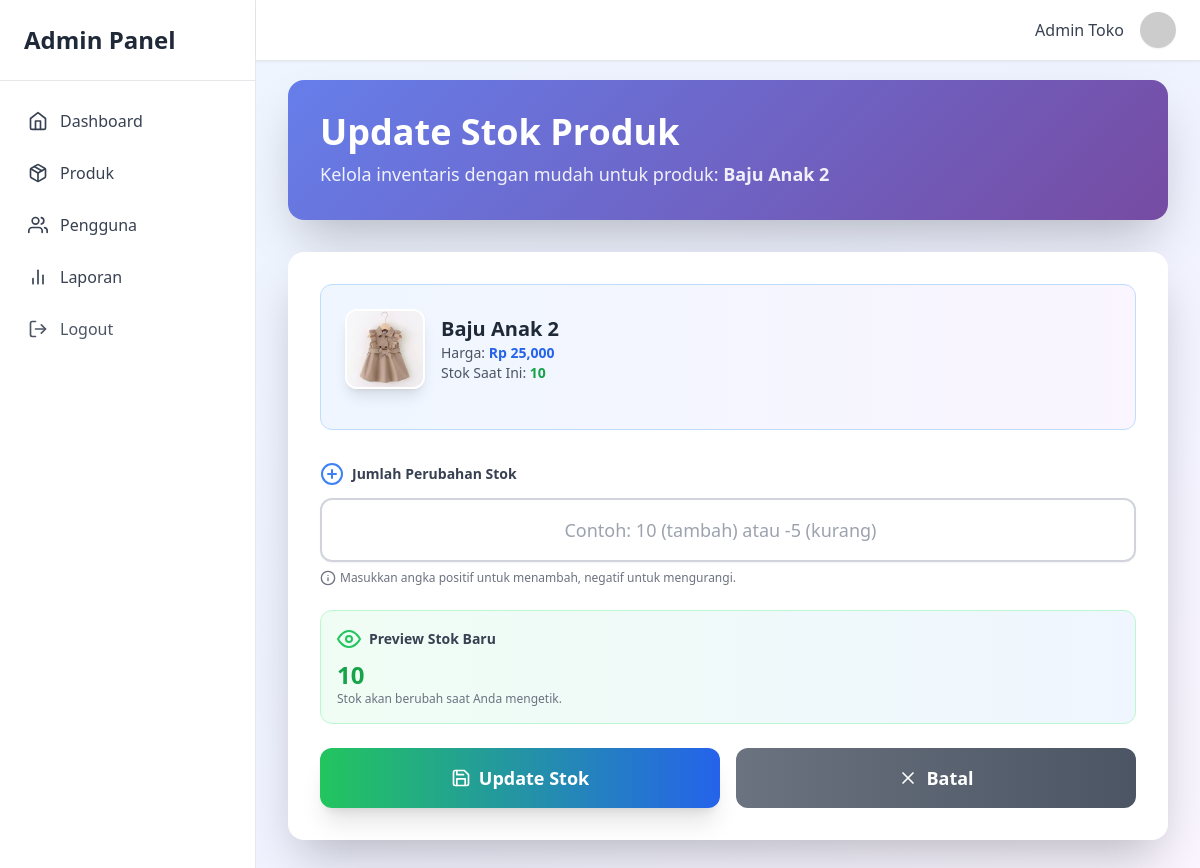
Screenshot of /dashboard/products/edit-stock/6 (signed in) with the database file from the repository.
### tables this page shows
CREATE TABLE `products` (
  `id` int(11) NOT NULL,
  `name` varchar(150) NOT NULL,
  `price` int(11) NOT NULL,
  `stock` int(11) NOT NULL,
  `image` varchar(255) DEFAULT NULL,
  `is_deleted` tinyint(1) DEFAULT 0,
  `created_at` datetime DEFAULT current_timestamp(),
  `updated_at` datetime DEFAULT current_timestamp() ON UPDATE current_timestamp()
);

### dashboard/products/logic/update-stock.php (called while the page is built, shortened)
<?php
include "../../../include/conn.php";
$id = isset($_GET['id']) ? (int)$_GET['id'] : 0;
$query = $conn->prepare("SELECT * FROM products WHERE id = ?");
$query->bind_param("i", $id);
$query->execute();
$result = $query->get_result();
$product = $result->fetch_assoc();

### dashboard/products/ui/edit-stock.php (the view, shortened to what this page needs)
<!DOCTYPE html>
<html lang="en">
<head>
  <script src="https://cdn.tailwindcss.com"></script>
  <?php include "../logic/update-stock.php"; ?>
</head>
<body class="bg-gradient-to-br from-blue-50 via-indigo-50 to-purple-50 min-h-screen">
  <?php include "../../../include/layouts/sidebar.php"; ?>
  <?php include "../../../include/layouts/header.php"; ?>
  <div class="ml-64 pt-20 p-8">
    <div class="gradient-bg text-white p-8 rounded-2xl shadow-2xl mb-8 fade-in">
      <h1 class="text-4xl font-bold mb-2 flex items-center gap-3">
        Update Stok Produk
      </h1>
      <p class="text-lg opacity-90">Kelola inventaris dengan mudah untuk produk: <strong><?php echo htmlspecialchars($product['name']); ?></strong></p>
    </div>
    <div class="bg-white p-8 rounded-2xl shadow-2xl card-hover max-w-full mx-auto bounce-in">
      <form method="POST" id="stockForm">
        <div class="mb-8 bg-gradient-to-r from-blue-50 to-purple-50 p-6 rounded-xl border border-blue-200">
          <div class="flex items-center gap-4 mb-4">
            <?php if ($product['image'] && file_exists($_SERVER['DOCUMENT_ROOT'] . '/toko-daffsha-kids/' . $product['image'])): ?>
              <img src="<?php echo $product['image']; ?>" alt="<?php echo $product['name']; ?>" class="w-20 h-20 object-cover rounded-xl border-2 border-white shadow-lg">
            <?php else: ?>
              <div class="w-20 h-20 bg-gradient-to-br from-gray-100 to-gray-200 rounded-xl border-2 border-white shadow-lg flex items-center justify-center text-2xl">📦</div>
            <?php endif; ?>
            <div>
              <h3 class="font-bold text-gray-800 text-xl"><?php echo htmlspecialchars($product['name']); ?></h3>
              <p class="text-sm text-gray-600">Harga: <span class="font-semibold text-blue-600">Rp <?php echo number_format($product['price']); ?></span></p>
              <p class="text-sm text-gray-600">Stok Saat Ini: <span class="font-semibold text-green-600" id="currentStock"><?php echo $product['stock']; ?></span></p>
            </div>
          </div>
        </div>
        <div class="mb-6">
          <label class="block text-sm font-semibold text-gray-700 mb-3 flex items-center gap-2">
            <i data-feather="plus-circle" class="text-blue-500"></i> Jumlah Perubahan Stok
          </label>
          <input type="number" name="stock_change" id="stockChange" placeholder="Contoh: 10 (tambah) atau -5 (kurang)" required
            class="w-full outline-none p-4 border-2 border-gray-300 rounded-xl focus:ring-4 focus:ring-blue-300 focus:border-blue-500 transition-all text-center text-lg font-medium shadow-sm">
          <p class="text-xs text-gray-500 mt-2 flex items-center gap-1">
            <i data-feather="info" class="w-4 h-4"></i> Masukkan angka positif untuk menambah, negatif untuk mengurangi.
          </p>
        </div>
        <div class="mb-6 p-4 bg-gradient-to-r from-green-50 to-blue-50 rounded-xl border border-green-200">
          <p class="text-sm font-semibold text-gray-700 mb-2 flex items-center gap-2">
            <i data-feather="eye" class="text-green-500"></i> Preview Stok Baru
          </p>
          <p class="text-2xl font-bold text-green-600" id="newStock"><?php echo $product['stock']; ?></p>
          <p class="text-xs text-gray-500">Stok akan berubah saat Anda mengetik.</p>
        </div>
        <div class="flex gap-4">
          <button type="submit" class="flex-1 bg-gradient-to-r from-green-500 to-blue-600 text-white py-4 rounded-xl hover:from-green-600 hover:to-blue-700 transition-all transform hover:scale-105 shadow-xl font-bold text-lg flex items-center justify-center gap-2">
            <i data-feather="save" class="w-5 h-5"></i> Update Stok
          </button>
          <a href="dashboard/products" class="flex-1 bg-gradient-to-r from-gray-500 to-gray-600 text-white py-4 rounded-xl hover:from-gray-600 hover:to-gray-700 transition-all text-center font-bold text-lg flex items-center justify-center gap-2">
            <i data-feather="x" class="w-5 h-5"></i> Batal
          </a>
        </div>
      </form>
    </div>
  </div>
</body>
</html>

### dashboard/products/ui/edit-stock.php (style rules this page uses)
.gradient-bg { background: linear-gradient(135deg, #667eea 0%, #764ba2 100%); }
.card-hover { transition: transform 0.3s ease, box-shadow 0.3s ease; }
.fade-in { animation: fadeIn 0.6s ease-out; }
.bounce-in { animation: bounceIn 0.8s ease-out; }

### rows the page displays
products: name "Baju Anak 2", image (picture), price "25,000", stock "10"

### other values shown
$_SESSION['user_name'] "Admin Toko"
